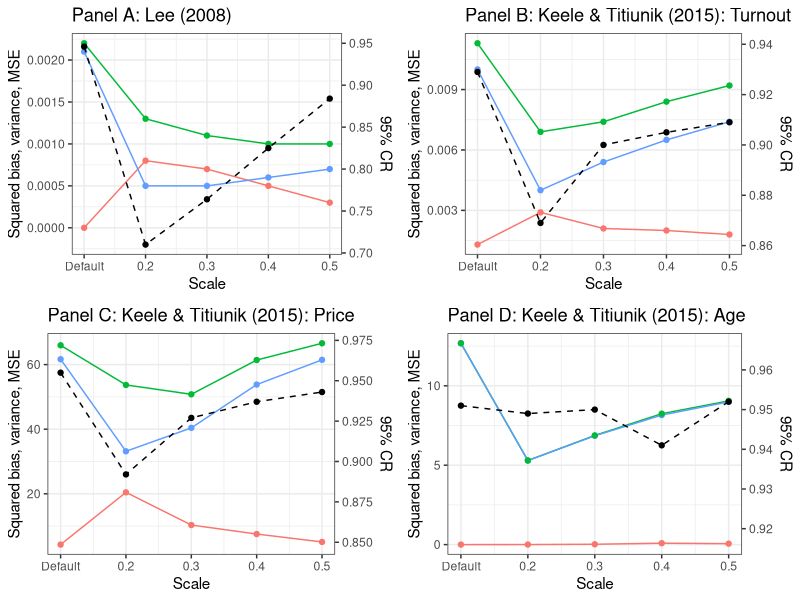

Write the R code that produced this figure.
######################################
# Figure A.4: Parameter tuning for 
# forests with varying scaling 
# constants for sample fraction
######################################

library(ggplot2)
library(ggpubr)

# "FigureA.4.csv" collects results from running grf with different scaling constants for sample fraction using the tuning procedure described in Appendix A.4; the user can replicate these results by running the forest file corresponding to each DGP, with the variable "scale" changed to different values
results <- read.csv("FigureA.4.csv")
results$scale <- ifelse(results$scale==0, 0.1, results$scale) # note scale=0.1 means no tuning, i.e., all default parameters are used
cr <- results[results$type=="cr",]
other <- results[results$type!="cr",]

## Panel A: Lee (2008)
lee <- ggplot(other[other$model=="lee",], aes(x = scale, y = result)) +
  geom_line(aes(colour = type)) + 
  geom_point(aes(colour = type))+
  # geom_text(aes(label=result))+
  scale_y_continuous(
    name="Squared bias, variance, MSE",
    sec.axis = sec_axis(trans = ~.*100+0.73,name="95% CR"))+
  geom_line(aes(y = (result-0.73)/100),
              data = cr[cr$model=="lee",], linetype = 2)+
  geom_point(aes(y = (result-0.73)/100),
             data = cr[cr$model=="lee",])+
  # geom_text(aes(label=result,y = (result-0.73)/100),data = cr[cr$model=="lee",])+
  theme_bw()+theme(legend.position="none")+
  scale_x_continuous(breaks=c(0.1,0.2,0.3,0.4,0.5), labels=c("Default","0.2","0.3","0.4","0.5"))+xlab("Scale")+ggtitle("Panel A: Lee (2008)")


## Panel B: Keele & Titiunik (2015): Turnout
turnout <- ggplot(other[other$model=="turnout",], aes(x = scale, y = result)) +
  geom_line(aes(colour = type)) + 
  geom_point(aes(colour = type))+
  scale_y_continuous(
    name="Squared bias, variance, MSE",
    sec.axis = sec_axis(trans = ~.*8+0.85,name="95% CR"))+
  geom_line(aes(y = (result-0.85)/8),
            data = cr[cr$model=="turnout",], linetype = 2)+
  geom_point(aes(y = (result-0.85)/8),
             data = cr[cr$model=="turnout",])+
  theme_bw()+theme(legend.position="none")+
  scale_x_continuous(breaks=c(0.1,0.2,0.3,0.4,0.5), labels=c("Default","0.2","0.3","0.4","0.5"))+xlab("Scale")+ggtitle("Panel B: Keele & Titiunik (2015): Turnout")

## Panel C: Keele & Titiunik (2015): Price
price <- ggplot(other[other$model=="price",], aes(x = scale, y = result)) +
  geom_line(aes(colour = type)) + 
  geom_point(aes(colour = type))+
  scale_y_continuous(
    name="Squared bias, variance, MSE",
    sec.axis = sec_axis(trans = ~.*0.002+0.84,name="95% CR"))+
  geom_line(aes(y = (result-0.84)/0.002),
            data = cr[cr$model=="price",], linetype = 2)+
  geom_point(aes(y = (result-0.84)/0.002),
             data = cr[cr$model=="price",])+
  theme_bw()+theme(legend.position="none")+
  scale_x_continuous(breaks=c(0.1,0.2,0.3,0.4,0.5), labels=c("Default","0.2","0.3","0.4","0.5"))+xlab("Scale")+ggtitle("Panel C: Keele & Titiunik (2015): Price")

## Panel D: Keele & Titiunik (2015): Age
age <- ggplot(other[other$model=="age",], aes(x = scale, y = result)) +
  geom_line(aes(colour = type)) + 
  geom_point(aes(colour = type))+
  scale_y_continuous(
    name="Squared bias, variance, MSE",
    sec.axis = sec_axis(trans = ~.*0.004+0.916,name="95% CR"))+
  geom_line(aes(y = (result-0.916)/0.004),
            data = cr[cr$model=="age",], linetype = 2)+
  geom_point(aes(y = (result-0.916)/0.004),
             data = cr[cr$model=="age",])+
  theme_bw()+theme(legend.position="none")+
  scale_x_continuous(breaks=c(0.1,0.2,0.3,0.4,0.5), labels=c("Default","0.2","0.3","0.4","0.5"))+xlab("Scale")+ggtitle("Panel D: Keele & Titiunik (2015): Age")

ggarrange(lee, turnout, price, age, ncol = 2, nrow = 2)
